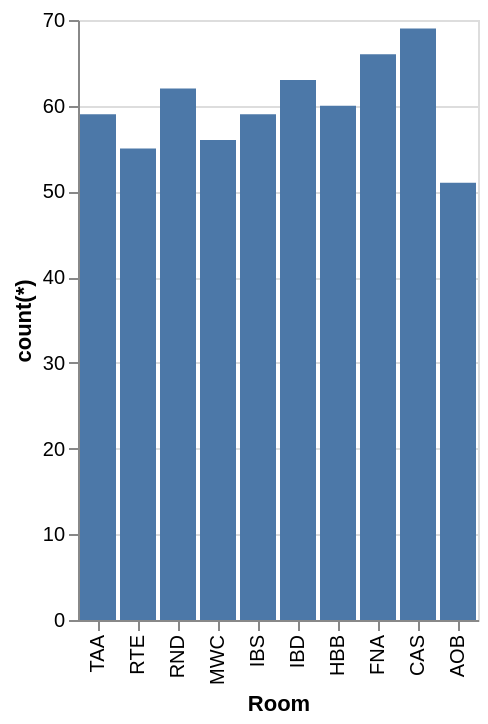

Vega-Lite specification for this chart:
### Vega-Lite specification from a JSON file in a GitHub repository (floating-point values rounded to 4 significant figures)
{"data": {"values": [{"x_data": "TAA", "y_data": 59}, {"x_data": "RTE", "y_data": 55}, {"x_data": "RND", "y_data": 62}, {"x_data": "MWC", "y_data": 56}, {"x_data": "IBS", "y_data": 59}, {"x_data": "IBD", "y_data": 63}, {"x_data": "HBB", "y_data": 60}, {"x_data": "FNA", "y_data": 66}, {"x_data": "CAS", "y_data": 69}, {"x_data": "AOB", "y_data": 51}]}, "mark": "bar", "encoding": {"x": {"field": "x_data", "type": "nominal", "title": "Room", "sort": "descending"}, "y": {"field": "y_data", "type": "quantitative", "title": "count(*)"}}}
